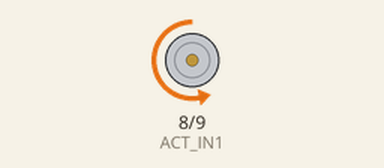
Recording of a sketch running on a simulated Arduino Uno, built with avr-gcc and run on an emulated ATmega328P. On the bench: motor-driver pin pairs drawn as motors (green arrow = first pin HIGH = forward, orange = second pin HIGH = backward, longer = more drive, scaled by the enable pin).

Above: at 0.1 s.
At 35.1 s:
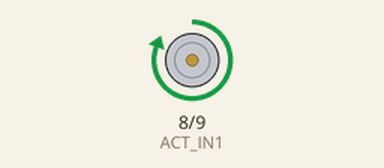
At 115.1 s:
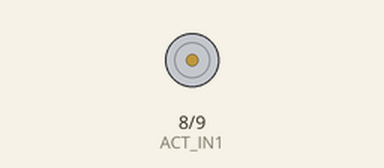
Timing chart, 0 to 121.5 s (numbered marks = the images above):
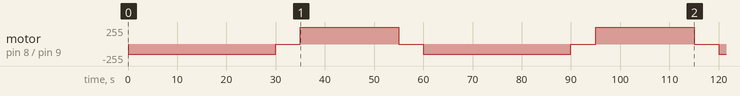

The sketch:

END_EFFECTOR_SPILL_CODE.ino
```cpp
const int ACT_IN1 = 8;
const int ACT_IN2 = 9;
const int ACT_ENA = 10;
const int ROBOT = 4;

void setup() {
  pinMode(ACT_IN1, OUTPUT);
  pinMode(ACT_IN2, OUTPUT);
  pinMode(ACT_ENA, OUTPUT);

  pinMode(ROBOT, INPUT);
}

void loop() {
  digitalWrite(ACT_IN1, LOW);
  digitalWrite(ACT_IN2, HIGH);
  analogWrite(ACT_ENA, 150);   // VELOCITY
  delay(30000);          // TIME!!! RETRACT TIME (150 - 13000 MILSEG // 70 - 45000 MILSEG // 100 - 20000 MILSEG // 120 - 17000 MILSEG)

  analogWrite(ACT_ENA, 0); //LOAD PAINT
  delay(5000);

  digitalWrite(ACT_IN1, HIGH);
  digitalWrite(ACT_IN2, LOW);
  analogWrite(ACT_ENA, 255);
  delay(20000);            //PUSH TIME

  analogWrite(ACT_ENA, 0);
  delay(5000);
}
```

Measured:
- by itself, motor on pin 8 (ACT_IN1) / pin 9 (ACT_IN2): stopped → backward 150/255 at 0.00 s, → stopped 30.0 s later, → forward 255/255 5.0 s later, → stopped 20.0 s later, … (9 changes in this stretch)
